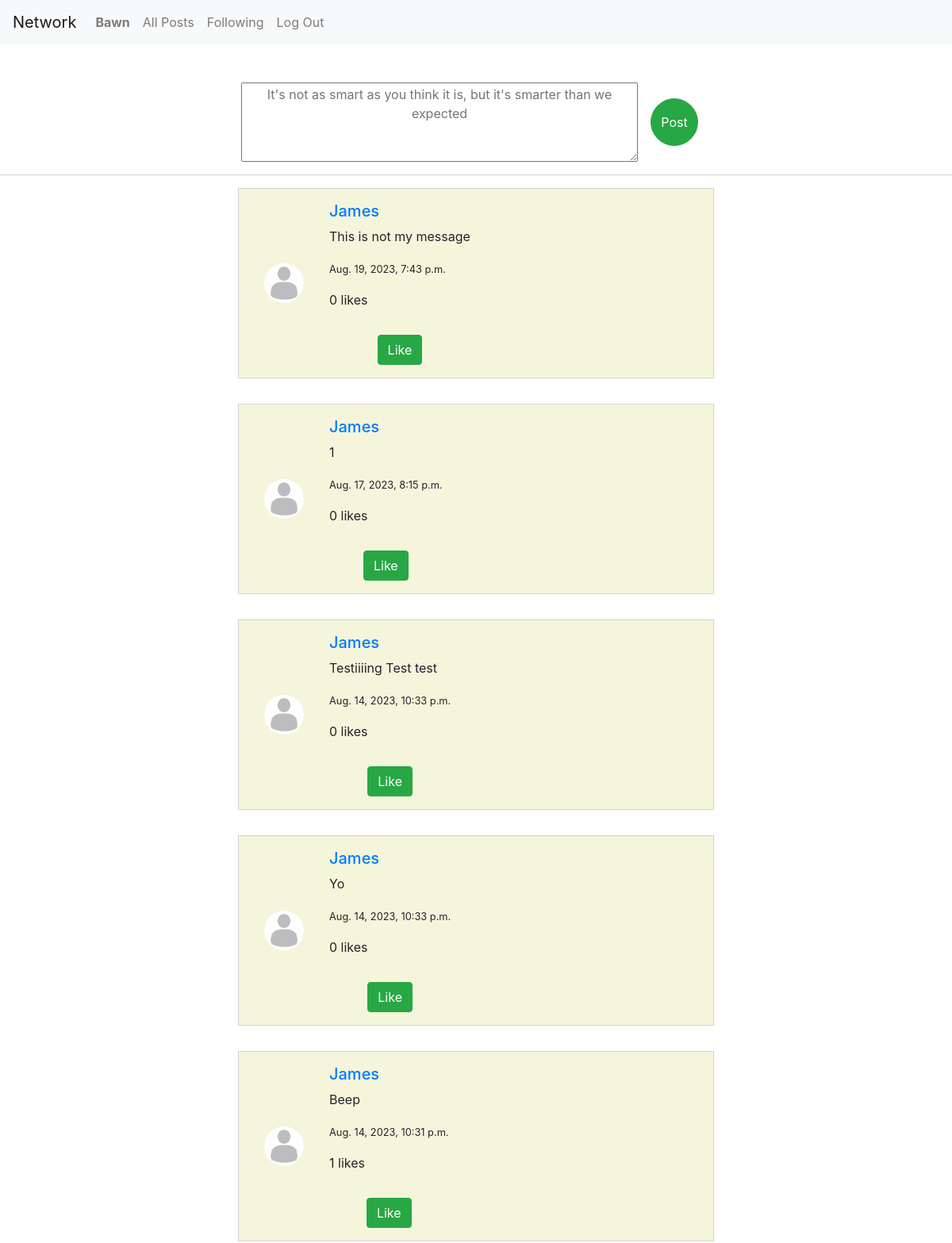
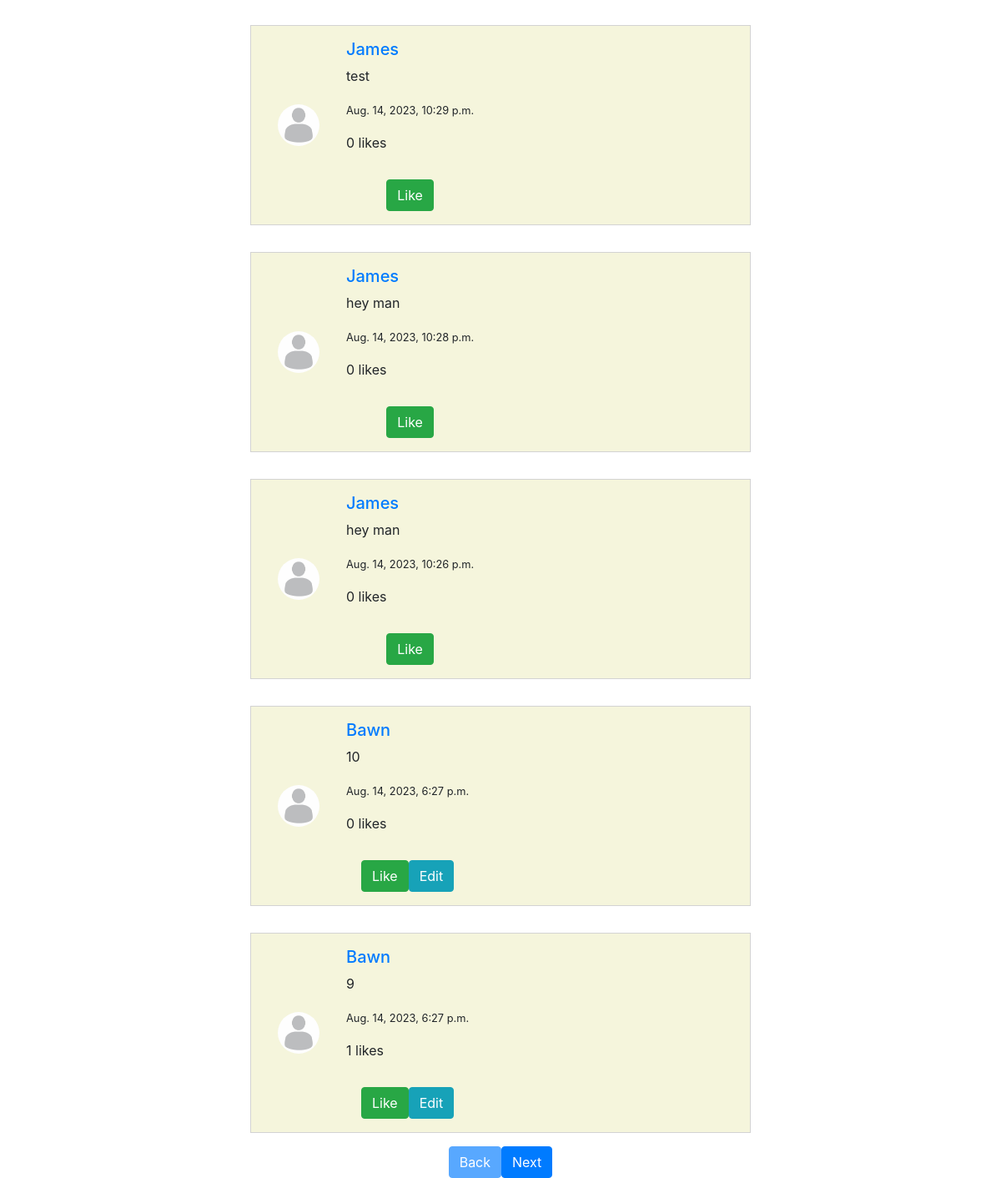
The page / (signed in) on the database its author committed (2 pictures, top to bottom).
### network/models.py (models this page shows)
class User(AbstractUser):
    pass

class Post(models.Model):
    user = models.ForeignKey(User, on_delete=models.CASCADE)
    content = models.CharField(max_length=300)
    timestamp = models.DateTimeField(default=timezone.now)

### network/views.py (the view, shortened to what this page needs)
# urls.py: path("", views.index, name="index"),
def index(request):
    if request.method == 'GET':
        posts = Post.objects.prefetch_related('likes').all().order_by('timestamp').reverse()
        context = {}
        if request.user.is_authenticated:
            user_likes = [like.post_id for like in Like.objects.filter(user=request.user)]
            context['user_likes']= user_likes
        indexed_posts = []
        for index, post in enumerate(posts, start=1):
            indexed_posts.append({'index': index, 'post':post})
        context['posts'] = indexed_posts
        return render(request, "network/index.html", context)

### network/templates/network/index.html (shortened to what this page needs)
{% extends "network/layout.html" %}
{% load static %}
{% block body %}
    {% if user.is_authenticated %}
    <div class="user-post">
        <form href="{% url 'index' %}" method='post'>
            <textarea placeholder="It's not as smart as you think it is, but it's smarter than we expected" name="post_content"></textarea>
            <button type="submit" class="btn btn-success">Post</button>
        </form>
    </div>
    {% else %}
        <h4><a href="{% url 'login' %}">Log in</a></h4>
    {% endif %}
    <div class="posts">
        {% for post in posts %}
        <div class="post" data-index="{{post.index}}">
            <div class="post-profile">
                <img src="{% static 'images/profile-placeholder.jpg' %}" width="50px" height="50px" alt="profile-pic"/>
            </div>
            <div class="post-content">
                <h5><a href="{% url 'profile-page'  post.post.user.id %}" >{{ post.post.user }}</a></h5>
                <div id="post_content_div_{{post.post.id}}">
                    <p id="post_content_{{post.post.id}}">{{ post.post.content }}</p>
                </div>
                <p><small>{{ post.post.timestamp }}</small></p>
                <p id="like_count_{{post.post.id}}">{{ post.post.likes.all.count }} likes</p>
                <div class="side-by-side">
                    <button id="like_button_{{post.post.id}}" name="post_id" value="{{post.post.id}}" class="like_button btn {% if not post.post.id in user_likes %}btn-success{% else %}btn-danger{% endif %}" data-liked="{% if post.post.id in user_likes %}true{% else %}false{% endif %}" onclick="toggleLike({{post.post.id}})">{% if not post.post.id in user_likes %}Like{% else %}Unlike{% endif %}</button>
                    {% if post.post.user == request.user %}
                        <button id="edit-btn" class="btn btn-info" data-id="{{post.post.id}}">Edit</button>
                    {% endif %}
                </div>
            </div>
        </div>
        {% endfor %}
        <div class="side-by-side">
            <button id="back-btn" class="btn btn-primary">Back</button>
            <button id="next-btn" class="btn btn-primary">Next</button>
        </div>
    </div>
{% endblock %}

### network/templates/network/layout.html (shortened to what this page needs)
{% load static %}
<!DOCTYPE html>
<html lang="en">
    <head>
        <link rel="stylesheet" href="https://stackpath.bootstrapcdn.com/bootstrap/4.4.1/css/bootstrap.min.css">
        <link href="{% static 'network/styles.css' %}" rel="stylesheet">
    </head>
    <body>
        <nav class="navbar navbar-expand-lg navbar-light bg-light">
            <a class="navbar-brand" href="#">Network</a>
            <div>
              <ul class="navbar-nav mr-auto">
                {% if user.is_authenticated %}
                    <li class="nav-item">
                        <a class="nav-link" href="#"><strong>{{ user.username }}</strong></a>
                    </li>
                {% endif %}
                <li class="nav-item">
                  <a class="nav-link" href="{% url 'index' %}">All Posts</a>
                </li>
                {% if user.is_authenticated %}
                    <li class="nav-item">
                        <a class="nav-link" href="{% url 'following' %}">Following</a>
                    </li>
                    <li class="nav-item">
                        <a class="nav-link" href="{% url 'logout' %}">Log Out</a>
                    </li>
                {% endif %}
              </ul>
            </div>
          </nav>
        <div class="body">
            {% block body %}
            {% endblock %}
        </div>
    </body>
</html>

### network/static/network/styles.css (style rules this page uses)
.user-post { display: flex; justify-content: center; align-items: center; align-content: center; padding:3rem; padding-bottom: 1rem; border-bottom: 1px solid lightgrey; }
.user-post form { display: flex; justify-content: center; align-items: center; }
.user-post textarea { width: 500px; min-height: 100px; text-align: center; }
.user-post button { height:60px; width:60px; border-radius: 300px; margin:1rem; }
.posts { display: flex; flex-direction: column; justify-content:left; align-items: center; }
.post { display:flex; justify-content: left; align-items: center; min-width :600px; max-width: 600px; min-height: 100px; border: 1px solid lightgrey; background-color: beige; margin: 1rem; padding: 1rem; }
.post img { margin:1rem; border-radius: 50px; margin-right:2rem; }
.post-content { display:flex ; flex-direction: column; justify-content: center; align-items: left; }
.like_button { max-width: 70px; }
.side-by-side { display: flex; justify-content: center; align-items: center; }

### rows shown on the page
User: username "Bawn"
Post: post.user "James", post.content "This is not my message", post.timestamp "Aug. 19, 2023, 7:43 p.m.", post.likes.all.count "0", shows "Like"
Post: post.user "James", post.content "1", post.timestamp "Aug. 17, 2023, 8:15 p.m.", post.likes.all.count "0", shows "Like"
Post: post.user "James", post.content "Testiiiing Test test", post.timestamp "Aug. 14, 2023, 10:33 p.m.", post.likes.all.count "0", shows "Like"
Post: post.user "James", post.content "Yo", post.timestamp "Aug. 14, 2023, 10:33 p.m.", post.likes.all.count "0", shows "Like"
Post: post.user "James", post.content "Beep", post.timestamp "Aug. 14, 2023, 10:31 p.m.", post.likes.all.count "1", shows "Like"
Post: post.user "James", post.content "test", post.timestamp "Aug. 14, 2023, 10:29 p.m.", post.likes.all.count "0", shows "Like"
Post: post.user "James", post.content "hey man", post.timestamp "Aug. 14, 2023, 10:28 p.m.", post.likes.all.count "0", shows "Like"
Post: post.user "James", post.content "hey man", post.timestamp "Aug. 14, 2023, 10:26 p.m.", post.likes.all.count "0", shows "Like"
Post: post.user "Bawn", post.content "10", post.timestamp "Aug. 14, 2023, 6:27 p.m.", post.likes.all.count "0", shows "Like"
Post: post.user "Bawn", post.content "9", post.timestamp "Aug. 14, 2023, 6:27 p.m.", post.likes.all.count "1", shows "Like"
